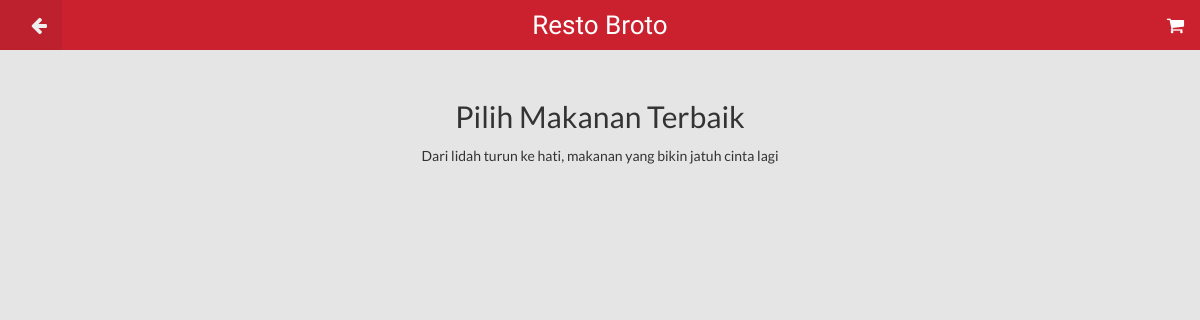
Before: /pelanggan/menu_makanan.php with the older database file.
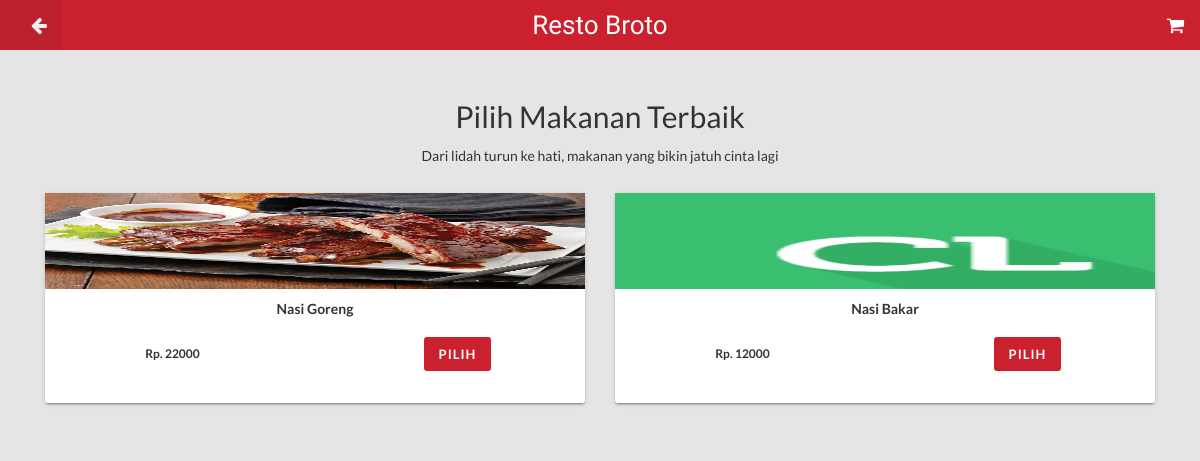
After: the same page with the newer database file.
### tables this page shows
CREATE TABLE `menu` (
  `id_menu` int(11) NOT NULL,
  `nama_menu` varchar(51) NOT NULL,
  `foto` varchar(51) NOT NULL,
  `kategori` enum('Makanan','Minuman') NOT NULL DEFAULT 'Makanan',
  `estimasi_penyajian` tinyint(4) NOT NULL,
  `harga` double NOT NULL,
  `status` enum('Ya','Tidak') NOT NULL DEFAULT 'Tidak'
);

### pelanggan/menu_makanan.php (the view, shortened to what this page needs)
<?php
  require_once "../proses/connection.php";
?>
<!DOCTYPE html>
<html>
<head>
  <link rel="stylesheet" type="text/css" href="../assets/css/style.css">
  <link rel="stylesheet" type="text/css" href="../assets/css/stylepelanggan.css">
</head>
<body>
  <div class="page">
    <header class="container">
      <nav id="menu" class="navbar navbar-default navbar-fixed-top">
        <div class="logo-center">Resto Broto</div>
        <div class="navbar-collapse collapse">
          <ul class="nav navbar-nav navbar-left">
            <li class="nav">
              <a href="menu_kategori.php"><i class="fa fa-arrow-left fa-lg" style="margin-left: 16px;"></i></a>
            </li>
          </ul>
          <ul class="nav navbar-nav navbar-right">
            <li class="nav">
              <a href="order_list.php"><i class="fa fa-shopping-cart fa-lg" style="margin-right: 16px;"></i></a>
            </li>
          </ul>
        </div>
      </nav>
    </header>
    <section id="body" class="container" style="margin-top:80px;">
      <h2 align="center" style="margin-bottom:15px;"> Pilih Makanan Terbaik </h2>
      <h5 align="center" style="margin-bottom:30px;"> Dari lidah turun ke hati, makanan yang bikin jatuh cinta lagi</h5>
      <?php
        $strQuery = "SELECT m.id_menu, m.nama_menu, m.foto, bb.stok, m.harga
                                    FROM menu m INNER JOIN menu_detail md ON m.id_menu = md.id_menu
                                    INNER JOIN bahanbaku bb ON md.id_bahanbaku = bb.id_bahanbaku
                                    WHERE m.kategori = 'Makanan'
                                    GROUP BY m.id_menu
                                    HAVING m.id_menu
                                    NOT IN(
                                      SELECT m.id_menu
                                      FROM menu m INNER JOIN menu_detail md ON m.id_menu = md.id_menu
                                      INNER JOIN bahanbaku bb ON md.id_bahanbaku = bb.id_bahanbaku
                                      WHERE bb.tgl_kadaluarsa < NOW() OR bb.stok <= 0 OR m.id_menu IN
                                      (
                                        SELECT m.id_menu
                                        FROM menu m INNER JOIN menu_detail md ON m.id_menu = md.id_menu
                                        INNER JOIN bahanbaku bb ON md.id_bahanbaku = bb.id_bahanbaku
                                        WHERE m.id_menu IN (
                                          SELECT m.id_menu
                                          FROM menu m INNER JOIN menu_detail md ON m.id_menu = md.id_menu
                                          INNER JOIN bahanbaku bb ON md.id_bahanbaku = bb.id_bahanbaku
                                          WHERE (bb.stok - md.qty) < 0
                                        )
                                      )
                                    );";
        $query = mysqli_query($connection, $strQuery);
        while($result = mysqli_fetch_assoc($query)){
      ?>
      <div class="col-md-6 col-lg-6 col-xs-6">
        <div class="card" style="padding: 0px 0px 32px !important;">
          <img class="card-img-top" src="../uploads/menu/<?php echo $result['foto'];?>" style="width:100%; height:96px" alt="Card image cap">
          <div class="card-block">
            <h5 class="card-title" align="center" style="margin-top: 12px;"><b><?php echo $result['nama_menu'];?><b></h5>
            <div class="row">
              <div class="col-md-6" style="text-align: center;">
                <h6><b>Rp. <?php echo $result['harga'];?><b><h6>
              </div>
              <div class="col-md-6" style="text-align: center;">
                <button onClick="choose(<?php echo $result['id_menu'];?>)" class="btn btn-primary">Pilih</button>
              </div>
            </div>
          </div>
        </div>
      </div>
      <?php
        }
      ?>
    </section>
  </div>
</body>
</html>

Changed rows visible on the page:
now on this page (row edited): menu: foto (picture), nama_menu "Nasi Goreng", harga "22000"
added menu: foto (picture), nama_menu "Nasi Bakar", harga "12000"
